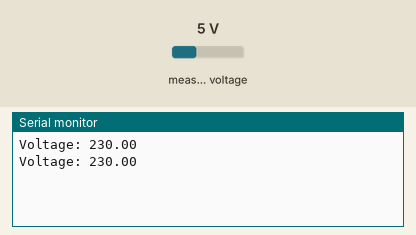
This sketch was run on a simulated ESP32. Shown: the last lines printed to the serial monitor. The inputs (shaded band) are chosen by the test bench; at power-on: measured voltage 5 V.

Above: at 1.8 s.
1.9 s: measured voltage set to 0.3 V
At 2.9 s:
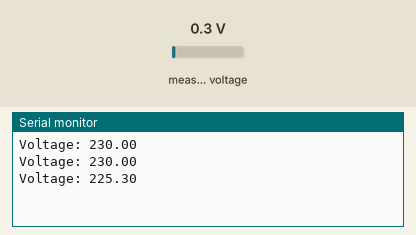
3.4 s: measured voltage set to 3.8 V
At 4.8 s:
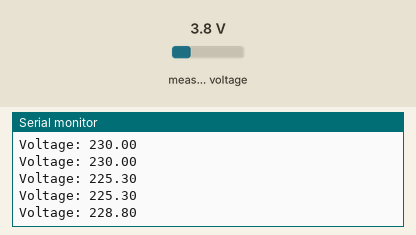
Timing chart, 0 to 6.4 s (numbered marks = the images above; inputs shaded):
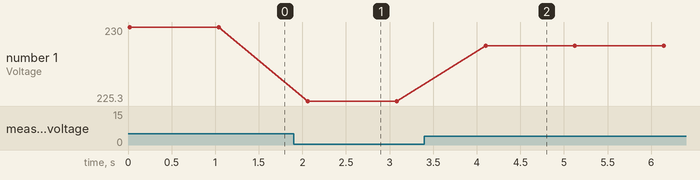

The sketch:

ZMPT101B_Voltage_Sensor_Test.ino
```cpp
#include <ZMPT101B.h>

#define SENSOR_PIN 34
#define VOLTAGE 230.0

ZMPT101B voltageSensor(SENSOR_PIN);

void setup() {
  Serial.begin(115200);
  voltageSensor.setSensitivity(1000.0);
}

void loop() {
  float voltage = voltageSensor.getRmsVoltage();

  if (voltage < 200) {
    voltage = 0;
  }

  Serial.print("Voltage: ");
  Serial.println(voltage);
  delay(1000);
}
```

Measured:
- after the input at 1.9 s, the serial monitor: prints a new line after 0.16 s (image 1)
- after the input at 3.4 s, the serial monitor: prints a new line after 0.70 s (image 2)
- plotted number 1: 230 → 225.3 after the input at 1.9 s, 225.3 → 228.8 after the input at 3.4 s
